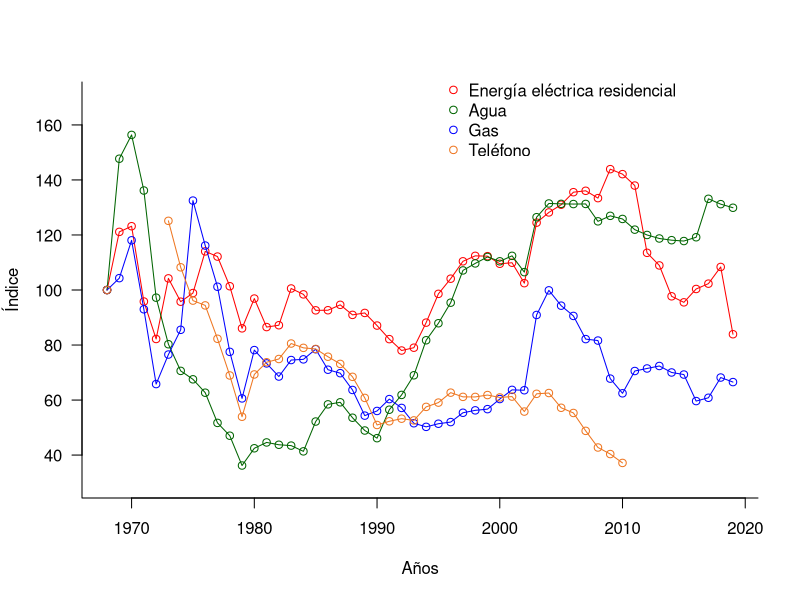
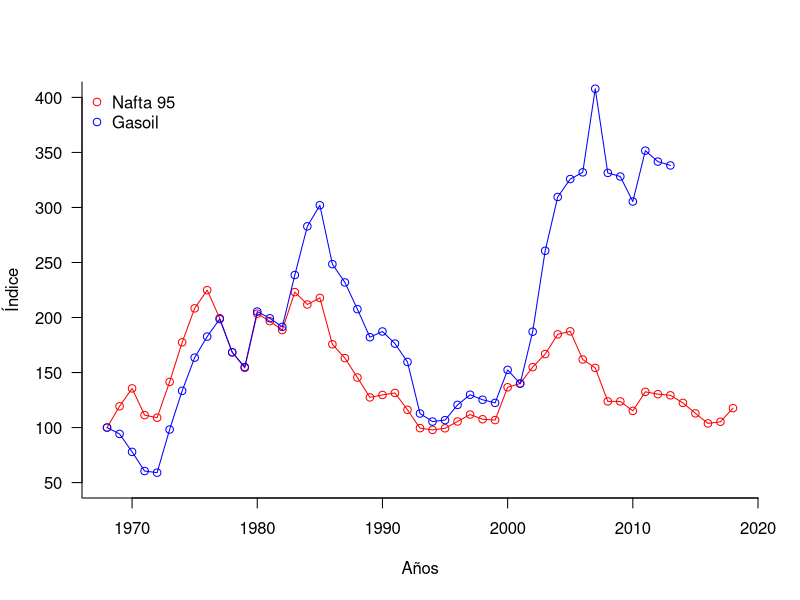
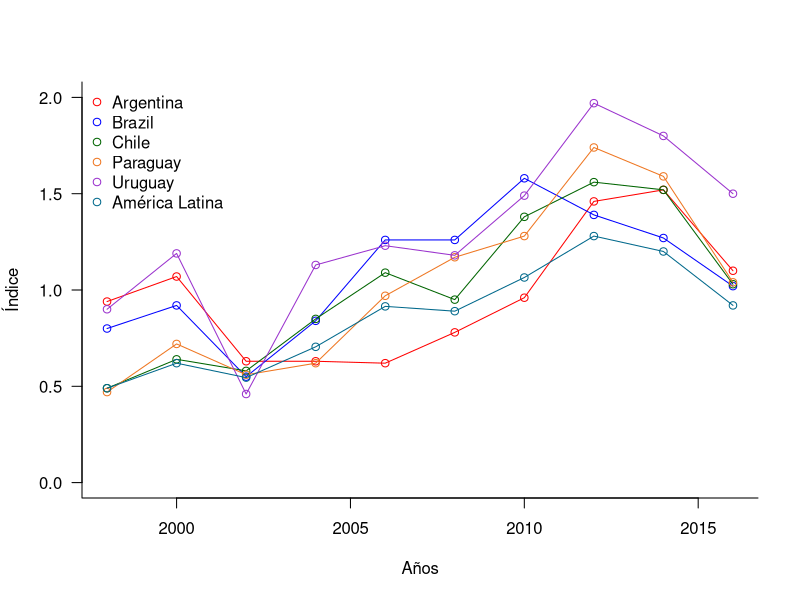

Here is the R script that generated these plots, in order:
## ---- chunk 1

base <- read.csv("bases/fig3.csv")

plot(EEFamilia ~ anio,
     data = base,
     main="",
     xlab="Años",
     ylab="Índice",
     ylim = c(30,170),
     las=2,
     las=1,
     type = "o",
     col = "red",
     bty = "l")
lines(Agua ~ anio, type = "o", col = "darkgreen", data = base)
lines(Gas ~ anio, type = "o", col = "blue", data = base)
lines(Telefono ~ anio, type = "o", col = "chocolate2", data = base)
legend(1995,180, 
       legend = c("Energía eléctrica residencial", "Agua", "Gas", "Teléfono"), 
       col = c("red","darkgreen","blue","chocolate2"), 
       pch = 1, 
       bty = "n", 
       pt.cex = 1, 
       cex = 1, 
       text.col = "black", 
       horiz = F , 
#       inset = c(0.1, 0.1))
)


## ---- chunk 2

base <- read.csv("bases/fig4.csv")

plot(Nafta95 ~ anio,
     data = base,
     main="",
     xlab="Años",
     ylab="Índice",
     ylim = c(50,400),
     las=2,
     las=1,
     type = "o",
     col = "red",
     bty = "l")
lines(Gasoil ~ anio, type = "o", col = "blue", data = base)
legend("topleft", 
       legend = c("Nafta 95", "Gasoil"), 
       col = c("red","blue"), 
       pch = 1, 
       bty = "n", 
       pt.cex = 1, 
       cex = 1, 
       text.col = "black", 
       horiz = F , 
       #       inset = c(0.1, 0.1))
)


## ---- chunk 3
base <- read.csv("bases/cuadro6.csv")
knitr::kable(base, col.names = c("País","Teléfonos c/100 habitantes","Celulares c/100 habitantes",
                                 "Hogares con acceso a internet (%)", "Precio banda ancha (U$S PPC)",
                                 "Precio banda ancha (U$S PPC"),caption = 'Indicadores del sector telecomunicaciones para países seleccionados de América')
## ---- chunk 4
base <- read.csv("bases/cuadro7.csv")
knitr::kable(base, col.names = c("Año","Numero teléfonos celulares (miles)","Numero teléfonos fijos (residenciales, miles)", "Minutos tráfico celular (millones)","Cómputos telefonía fija (millones)","Servicios banda ancha (miles)"),caption = 'Indicadores seleccionados del mercado de telecomunicaciones en Uruguay (2008-2018)')
## ---- chunk 5

base <- read.csv("bases/fig6.csv")

plot(Argentina ~ anio,
     data = base,
     main="",
     xlab="Años",
     ylab="Índice",
     ylim = c(0,2),
     las=2,
     las=1,
     type = "o",
     col = "red",
     bty = "l")
lines(Brazil ~ anio, type = "o", col = "blue", data = base)
lines(Chile ~ anio, type = "o", col = "darkgreen", data = base)
lines(Paraguay ~ anio, type = "o", col = "chocolate2", data = base)
lines(Uruguay ~ anio, type = "o", col = "darkorchid3", data = base)
lines(Alat ~ anio, type = "o", col = "deepskyblue4", data = base)
legend("topleft", 
       legend = c("Argentina", "Brazil", "Chile", "Paraguay", "Uruguay", "América Latina"), 
       col = c("red","blue","darkgreen", "chocolate2", "darkorchid3", "deepskyblue4"), 
       pch = 1, 
       bty = "n", 
       pt.cex = 1, 
       cex = 1, 
       text.col = "black", 
       horiz = F , 
       #       inset = c(0.1, 0.1))
)


## ---- chunk 6
base <- read.csv("bases/cuadro8.csv")
knitr::kable(base, align = "c", col.names = c("País","Rural, año 1990","Rural, año 2018", "Urbana, año 1990", "Urbana, año 2018"), caption = 'Tasa de cobertura del sistema de agua potable. Países seleccionados. (en porcentaje')
## ---- chunk 7
base <- read.csv("bases/cuadro9.csv")
knitr::kable(base, col.names = c("Variables","Importancia económica","Importancia política", "Intervención regulatoria en Uruguay"), caption = 'Variables económicas y rol del regulador')
